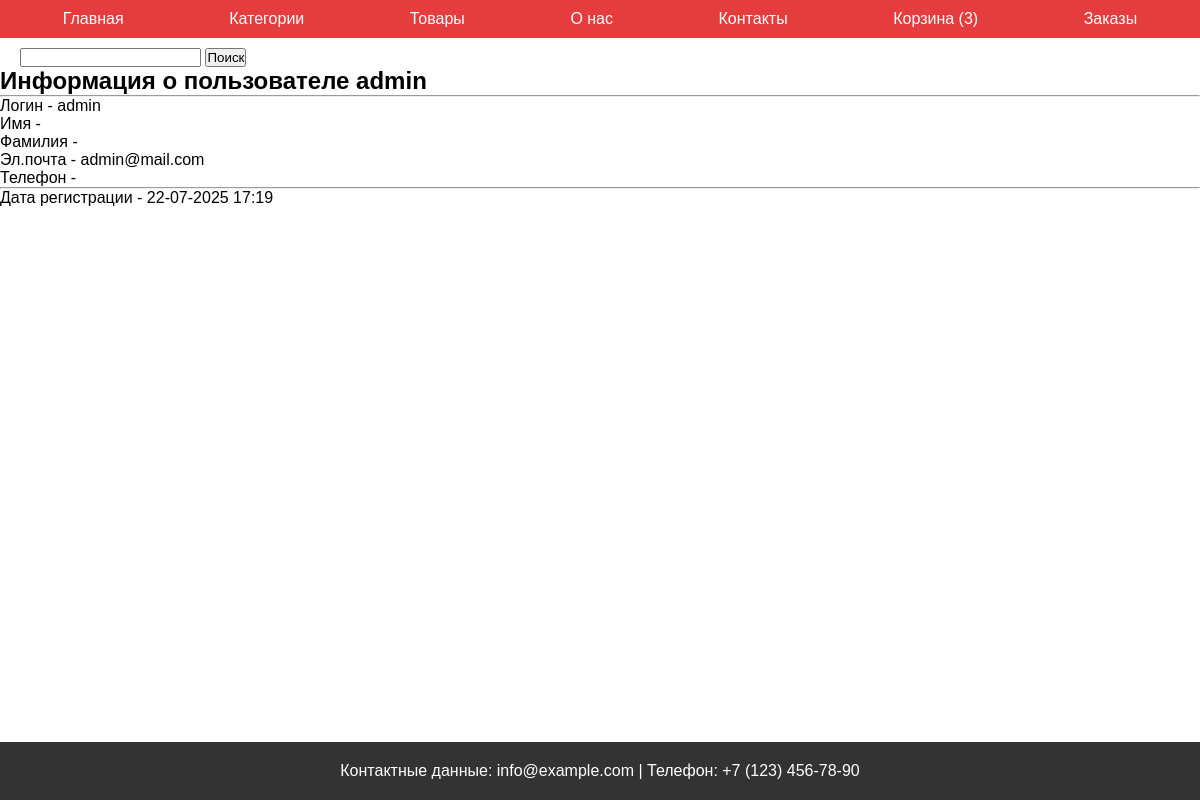
Screenshot of /users/detail/1/ (signed in) with the database file from the repository.
### users/models.py (models this page shows)
class CustomUser(AbstractUser):
    phone = models.CharField(max_length=20, verbose_name="Телефон")
    city = models.CharField(max_length=100, verbose_name="Город")
    image = models.ImageField(upload_to="users/", null=True, verbose_name='Изображение')

### users/views.py (the view)
# urls.py: path('detail/<int:pk>/', user_detail, name='detail'),
@login_required
def user_detail(request, pk):
    user = get_object_or_404(User, pk=pk)
    if request.user != user:
       raise PermissionDenied()
    context = {'user': user, 'title': 'Информация о профиле'}
    return render(request, template_name='users/profile.html', context=context)

### orders/forms.py
class QuickOrderForm(forms.Form):
    name = forms.CharField(max_length=50, label="Имя")
    last_name = forms.CharField(max_length=50, label="Фамилия")
    email = forms.EmailField(label="Эл.почта")
    phone = forms.CharField(max_length=20, label="Телефон")
    payment = forms.ChoiceField(choices=PAYMENT_CHOISES, label="Способ оплаты")
    delivery = forms.ChoiceField(choices=DELIVERY_CHOISES, label="Способ получения")

### cart/context_processors.py (called while the page is built)
def cart(request):
    if request.user.id:
        return {'cart': ProductCartUser(request)}
    return {'cart': Cart(request)}

### cart/views.py (called while the page is built)
    def __len__(self):
        return sum(item['quantity'] for item in self.cart.values())

### orders/context_processors.py (called while the page is built)
def quick_order_form(request):
    return {'quick_order_form': QuickOrderForm()}

### users/templates/users/profile.html
{% extends 'users/base.html' %}
{% block content %}
<h2>Информация о пользователе {{ user.username }}</h2>
<hr>
<div>Логин - {{ user.username }}</div>
<div>Имя - {{ user.first_name }}</div>
<div>Фамилия - {{ user.last_name }}</div>
<div>Эл.почта - {{ user.email }}</div>
<div>Телефон - {{ user.phone }}</div>
<hr>
<div>Дата регистрации - {{ user.date_joined|date:'d-m-Y H:i'}}</div>
{% endblock content %}

### static/css/styles.css (style rules this page uses)
* { box-sizing: border-box; margin: 0; padding: 0; }
body { font-family: Arial, sans-serif; }

### rows the page displays
CustomUser: username "admin", email "admin@mail.com", date_joined "22-07-2025 17:19"

### other values shown
{{ cart|length }} "3"
